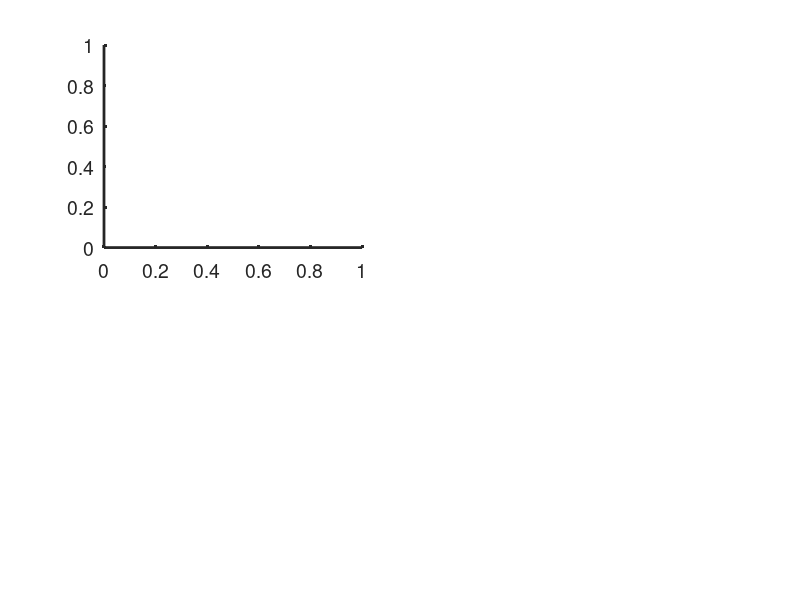

MATLAB code for this plot: (Note: this script raises an error after producing the figure.)
% Generation of Figure 3
% @ Antoine de Comite 

close all;

figure('Name','Modeling of experiment 3','units','normalized','OuterPosition',[0 0 1 1]);
subplot(2,2,1); hold on; set(gca,'Color','none'); set(gca,'LineWidth',2); set(gca,'FontSize',14);
plot(mean(x_rectangleF(3,:,:),3),mean(x_rectangleF(4,:,:),3),'k','LineWidth',2);
plot(mean(x_switchF(3,:,:),3),mean(x_switchF(4,:,:),3),'m','LineWidth',2);
plot(mean(x_slowF(3,:,:),3),mean(x_slowF(4,:,:),3),'g','LineWidth',2);
plot(mean(x_fastF(3,:,:),3),mean(x_fastF(4,:,:),3),'b','LineWidth',2);
rectangle('Position',[-0.01 0.24 0.02 0.02],'Curvature',[1 1],'EdgeColor','m','LineWidth',1,'LineStyle','--');
rectangle('Position',[-0.07 0.24 0.14 0.02],'Curvature',[1 1],'EdgeColor','g','LineWidth',1,'LineStyle','--');
rectangle('Position',[-0.03 0.24 0.06 0.02],'Curvature',[1 1],'EdgeColor','b','LineWidth',1,'LineStyle','--');
rectangle('Position',[-0.12 0.24 0.24 0.02],'Curvature',[1 1],'EdgeColor','k','LineWidth',1,'LineStyle','--');
title('Mean hand path'); xlabel('x-position [m]'); ylabel('y-position [m]');

subplot(2,2,2); hold on; set(gca,'Color','none'); set(gca,'LineWidth',2); set(gca,'FontSize',14); title('y-position');
xlabel('Time [s]'); ylabel('y-position [m]');
plot(1:size(x_rectangleF,2), mean(x_rectangleF(4,:,:),3),'k','LineWidth',2);
plot(1:size(x_rectangleF,2), mean(x_switchF(4,:,:),3),'m','LineWidth',2);
plot(1:size(x_rectangleF,2), mean(x_slowF(4,:,:),3),'g','LineWidth',2);
plot(1:size(x_rectangleF,2), mean(x_fastF(4,:,:),3),'b','LineWidth',2);
xticks([0 10 20 30 40 50 60]); xticklabels({'0','0.1','0.2','0.3','0.4','0.5','0.6'});

subplot(2,2,3); hold on; set(gca,'Color','none'); set(gca,'LineWidth',2); set(gca,'FontSize',14); title('x-position');
xlabel('Time [s]'); ylabel('x-position [m]');
p1 = plot(1:size(x_rectangleF,2), mean(x_rectangleF(3,:,:),3),'k','LineWidth',2);
p2 = plot(1:size(x_rectangleF,2), mean(x_switchF(3,:,:),3),'m','LineWidth',2);
p3 = plot(1:size(x_rectangleF,2), mean(x_slowF(3,:,:),3),'g','LineWidth',2);
p4 = plot(1:size(x_rectangleF,2), mean(x_fastF(3,:,:),3),'b','LineWidth',2);
xticks([0 10 20 30 40 50 60]); xticklabels({'0','0.1','0.2','0.3','0.4','0.5','0.6'});

plot(1:size(x_rectangleF,2), mean(x_rectangleF(3,:,:),3) + std(x_rectangleF(3,:,:),0,3),'k:','LineWidth',2);
plot(1:size(x_rectangleF,2), mean(x_rectangleF(3,:,:),3) - std(x_rectangleF(3,:,:),0,3),'k:','LineWidth',2);
plot(1:size(x_rectangleF,2), mean(x_switchF(3,:,:),3) + std(x_switchF(3,:,:),0,3),'m:','LineWidth',2);
plot(1:size(x_rectangleF,2), mean(x_switchF(3,:,:),3) - std(x_switchF(3,:,:),0,3),'m:','LineWidth',2);
plot(1:size(x_rectangleF,2), mean(x_slowF(3,:,:),3) + std(x_slowF(3,:,:),0,3),'g:','LineWidth',2);
plot(1:size(x_rectangleF,2), mean(x_slowF(3,:,:),3) - std(x_slowF(3,:,:),0,3),'g:','LineWidth',2);
plot(1:size(x_rectangleF,2), mean(x_fastF(3,:,:),3) + std(x_fastF(3,:,:),0,3),'b:','LineWidth',2);
plot(1:size(x_rectangleF,2), mean(x_fastF(3,:,:),3) - std(x_fastF(3,:,:),0,3),'b:','LineWidth',2);
legend([p1,p2,p3,p4],{'No change','Switch','Slow','Fast'}); xline(25,'k');

subplot(4,2,6); hold on; set(gca,'Color','none'); set(gca,'LineWidth',2); set(gca,'FontSize',14); title('x-velocity');
plot(1:size(x_rectangleF,2), mean(x_rectangleF(1,:,:),3),'k','LineWidth',2);
plot(1:size(x_rectangleF,2), mean(x_switchF(1,:,:),3),'m','LineWidth',2);
plot(1:size(x_rectangleF,2), mean(x_slowF(1,:,:),3),'g','LineWidth',2);
plot(1:size(x_rectangleF,2), mean(x_fastF(1,:,:),3),'b','LineWidth',2);
xticks([0 10 20 30 40 50 60]); xticklabels({'0','0.1','0.2','0.3','0.4','0.5','0.6'});

mc_rectangleF = zeros(2,nsteps,n_simulations);
mc_switchF = zeros(2,nsteps,n_simulations);
mc_slowF = zeros(2,nsteps,n_simulations);
mc_fastF = zeros(2,nsteps,n_simulations);
for ii = 1 : size(mc_rectangleF,2)
    for jj = 1 : n_simulations
        mc_rectangleF(:,ii,jj) = -LR(:,:,ii)*xest_rectangleF(:,ii,jj);
        mc_switchF(:,ii,jj) = -L_MPC_switch(:,:,ii)*xest_switchF(:,ii,jj);
        mc_slowF(:,ii,jj) = -L_MPC_slow(:,:,ii)*xest_slowF(:,ii,jj);
        mc_fastF(:,ii,jj) = -L_MPC_fast(:,:,ii)*xest_fastF(:,ii,jj);
    end
end
xline(25,'k');

subplot(4,2,8); hold on; set(gca,'Color','none'); set(gca,'LineWidth',2); set(gca,'FontSize',14); title('x-motor command');
xline(25,'k');
plot(1:size(x_rectangleF,2)-1, -mean(mc_rectangleF(1,:,:),3),'k','LineWidth',2);
plot(1:size(x_rectangleF,2)-1, -mean(mc_switchF(1,:,:),3),'m','LineWidth',2);
plot(1:size(x_rectangleF,2)-1, -mean(mc_slowF(1,:,:),3),'g','LineWidth',2);
plot(1:size(x_rectangleF,2)-1, -mean(mc_fastF(1,:,:),3),'b','LineWidth',2);
xticks([0 10 20 30 40 50 60]); xticklabels({'0','0.1','0.2','0.3','0.4','0.5','0.6'});
xlabel('Time [s]');